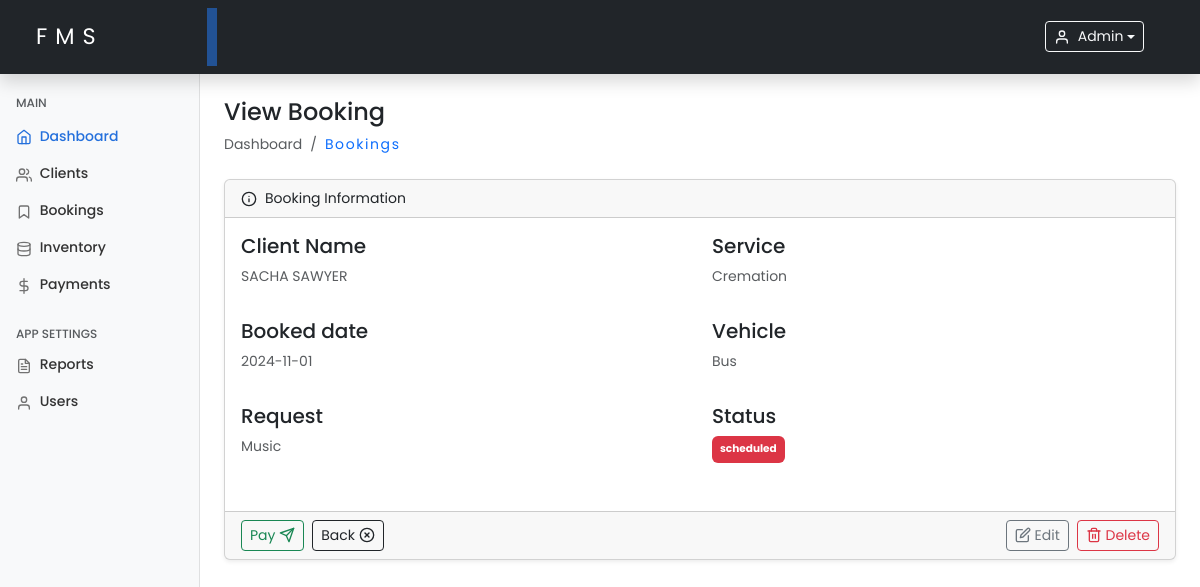
Before: /viewBooking.php?id=23 (signed in) with the older database file.
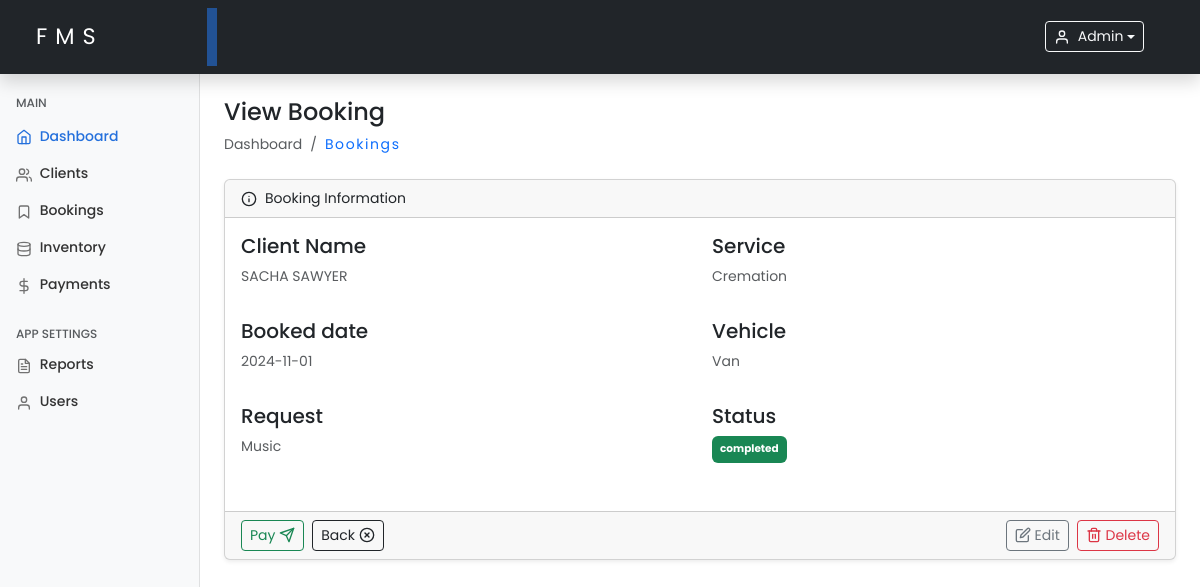
After: the same page with the newer database file.
### tables this page shows
CREATE TABLE `bookings` (
  `id` int(11) NOT NULL,
  `client_id` varchar(100) NOT NULL,
  `deceased_name` varchar(100) NOT NULL,
  `service_type` enum('burial','cremation','other') DEFAULT 'burial',
  `schedule_date` date NOT NULL,
  `vehicle_type` varchar(150) DEFAULT NULL,
  `request` varchar(255) DEFAULT NULL,
  `status` enum('scheduled','completed') DEFAULT 'scheduled',
  `created_at` timestamp NOT NULL DEFAULT current_timestamp(),
  `updated_at` timestamp NOT NULL DEFAULT current_timestamp() ON UPDATE current_timestamp()
);

CREATE TABLE `clients` (
  `id` int(11) NOT NULL,
  `client_name` varchar(100) NOT NULL,
  `client_phone` varchar(20) NOT NULL,
  `client_email` varchar(100) DEFAULT NULL,
  `client_address` varchar(255) DEFAULT NULL,
  `deceased_name` varchar(100) NOT NULL,
  `deceased_age` int(3) NOT NULL,
  `deceased_date_of_death` date NOT NULL,
  `deceased_cause` enum('natural','sickness','accident','other') NOT NULL,
  `deceased_gender` enum('male','female','other') NOT NULL,
  `created_at` timestamp NOT NULL DEFAULT current_timestamp(),
  `updated_at` timestamp NOT NULL DEFAULT current_timestamp() ON UPDATE current_timestamp()
);

### includes/functions.php (called while the page is built, shortened)
<?php
require_once 'config.php';
function getBookingById($bookingId)
{
    global $conn;
    $stmt = $conn->prepare("
        SELECT s.*, c.deceased_name AS client_name
        FROM bookings s
        JOIN clients c ON s.client_id = c.id
        WHERE s.id = ?
    ");
    $stmt->bind_param("i", $bookingId);
    if ($stmt->execute()) {
        $result = $stmt->get_result();
        if ($result->num_rows > 0) {
            return $result->fetch_assoc();
        }
    }
    return null;
}

### viewBooking.php (the view, shortened to what this page needs)
<?php
include 'includes/functions.php';
if (isset($_GET['id']) && is_numeric($_GET['id'])) {
    $bookingId = (int)$_GET['id'];
    $booking = getBookingById($bookingId);
} else {
    echo "<p class='text-danger'>Invalid booking ID.</p>";
    exit();
}
include './includes/header.php';
include './includes/sidebar.php';
?>
<main class="col-md-9 ms-sm-auto col-lg-10 px-md-4">
    <h4 class="mt-4">View Booking</h4>
    <ol class="breadcrumb mb-4">
        <li class="breadcrumb-item active">Dashboard</li>
        <li class="breadcrumb-item">
            <a class="text-decoration-none hover-underline" href="./bookings.php">Bookings</a>
        </li>
    </ol>
    <div class="card shadow-sm">
        <div class="card-header d-flex align-items-center">
            <span data-feather="info" class="me-2"></span>Booking Information
        </div>
        <div class="card-body">
            <div class="row">
                <div class="col-md-6 mb-3">
                    <h5 class="fw-bold-30">Client Name</h5>
                    <p class="text-muted text-uppercase"><?php echo htmlspecialchars($booking['client_name']); ?></p>
                </div>
                <div class="col-md-6 mb-3">
                    <h5 class="fw-bold-30">Service</h5>
                    <p class="text-muted text-capitalize"><?php echo htmlspecialchars($booking['service_type']); ?></p>
                </div>
            </div>
            <div class="row">
                <div class="col-md-6 mb-3">
                    <h5 class="fw-bold-30">Booked date</h5>
                    <p class="text-muted"><?php echo htmlspecialchars($booking['schedule_date']); ?></p>
                </div>
                <div class="col-md-6 mb-3">
                    <h5 class="fw-bold-30">Vehicle</h5>
                    <p class="text-muted text-capitalize"><?php echo htmlspecialchars($booking['vehicle_type']); ?></p>
                </div>
            </div>
            <div class="row">
                <div class="col-md-6 mb-3">
                    <h5 class="fw-bold-30">Request</h5>
                    <p class="text-muted"><?php echo htmlspecialchars($booking['request']); ?></p>
                </div>
                <div class="col-md-3 mb-3">
                    <h5 class="fw-bold-30">Status</h5>
                    <p class="badge bg-<?php echo ($booking['status'] === 'completed') ? 'success' : 'danger'; ?> p-2">
                        <?php echo htmlspecialchars($booking['status']); ?>
                    </p>
                </div>
            </div>
        </div>
        <div class="card-footer d-flex justify-content-between align-items-center">
    <div class="d-flex">
        <a href="payment.php?id=<?php echo $booking['id']; ?>" class="btn btn-sm btn-outline-success me-2 d-flex align-items-center">
            Pay&nbsp;<span data-feather="send"></span>
        </a>
        <a href="bookings.php" class="btn btn-sm btn-outline-dark me-2 d-flex align-items-center">
            Back&nbsp;<span data-feather="x-circle"></span>
        </a>
    </div>
    <div class="d-flex">
        <a href="editBooking.php?id=<?php echo $booking['id']; ?>" class="btn btn-sm btn-outline-secondary me-2 d-flex align-items-center">
            <span data-feather="edit"></span>&nbsp;Edit
        </a>
        <a href="#!" class="btn btn-sm btn-outline-danger d-flex align-items-center" onclick="return confirm('Are you sure you want to delete this booking record?');">
            <span data-feather="trash-2"></span>&nbsp;Delete
        </a>
    </div>
</div>
    </div>
</main>
<?php include './includes/footer.php'; ?>

Changed rows visible on the page:
changed bookings "Cremation": vehicle_type "Bus" → "Van"; status "scheduled" → "completed"
